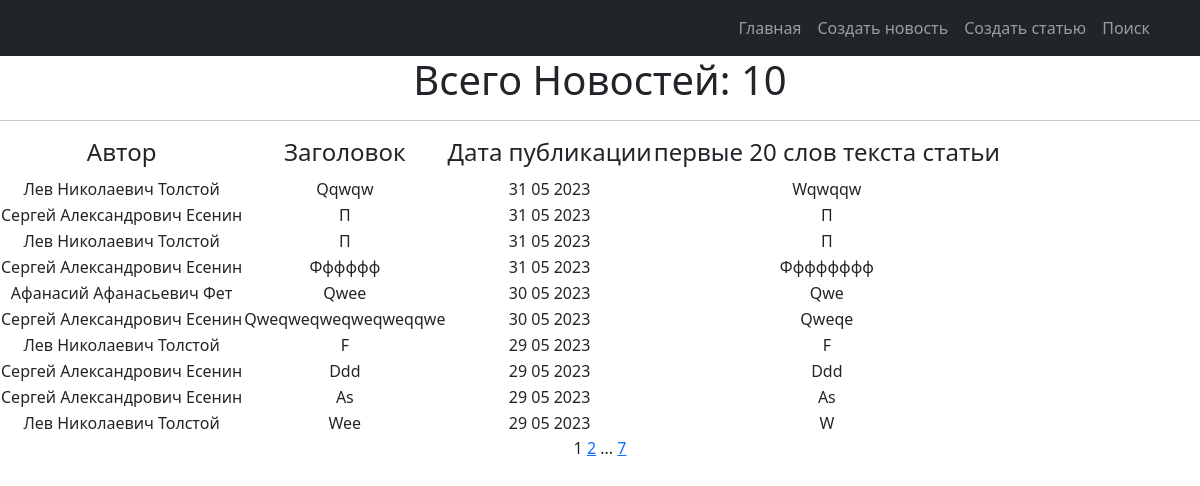
The page / on the database its author committed.
### news/models.py (models this page shows, shortened)
class Post(models.Model):
    objects = None
    article = 'AR'
    news = 'NE'
    POST = [
        (news, 'Новость'),
        (article, 'Статья')
    ]
    title = models.TextField(max_length=50)
    author = models.ForeignKey(Author, on_delete=models.CASCADE)
    time_in_comment = models.DateTimeField(default=django.utils.timezone.now)
    choice_title = models.CharField(max_length=2, choices=POST)
    post_text = models.TextField(max_length=500)
    posts = models.ManyToManyField('Category', through='PostCategory')
    rating_post = models.IntegerField(default=0)

class Author(models.Model):
    user_author = models.OneToOneField(User, on_delete=models.CASCADE)
    user_rating = models.IntegerField(default=0)

### news/views.py (the view)
# urls.py: path('', PostList.as_view(), name='post_list'),
class PostList(ListView):
    model = Post
    ordering = '-time_in_comment'
    template_name = 'news.html'
    context_object_name = 'posts'
    paginate_by = 10

### news/templatetags/censure.py (called while the page is built)
@register.filter()
def censor(word):
    def multiple_replace(texts, replace_value):
        for i, j in replace_value.items():
            texts = texts.lower().replace(i, j)
        return texts
    replace_values = {'модели': 'м*****',
                      'джигурда': 'д*******',
                      'однако': 'о*****',
                      'директор': 'д*******',
                      'повтор': 'п*****'
                      }
    word = multiple_replace(word, replace_values)
    return word.capitalize()

### news/templatetags/custom_tags.py (called while the page is built)
@register.simple_tag(takes_context=True)
def url_replace(context, **kwargs):
   d = context['request'].GET.copy()
   for k, v in kwargs.items():
       d[k] = v
   return d.urlencode()

### templates/news.html (shortened to what this page needs)
{% extends 'flatpages/default.html' %}
{% load custom_tags %}
{% block content %}
{% load censure %}
    <h1>Всего Новостей: {{ posts |length }} </h1>
    <hr>
    {% if posts %}
        <table >
            <tr>
                <td><h4>Автор</h4></td>
                <td><h4>Заголовок</h4></td>
                <td><h4>Дата публикации</h4></td>
                <td><h4>первые 20 слов текста статьи</h4></td>
            </tr>
            {% for news in posts %}
            <tr>
                <td>{{ news.author.user_author.first_name }}</td>
                <td>{{ news.title | censor }}</td>
                <td>{{ news.time_in_comment |date:'j m Y'  }}</td>
                <td>{{ news.post_text |truncatewords:20 | censor }}</td>
            </tr>
            {% endfor %}
        </table>
    {% else %}
        <h2>Товаров нет!</h2>
    {% endif %}
   {{ page_obj.number }}
   {% if page_obj.has_next %}
       <a href="?{% url_replace page=page_obj.next_page_number %}">{{ page_obj.next_page_number }}</a>
       {% if paginator.num_pages != page_obj.next_page_number %}
           ...
           <a href="?{% url_replace page=page_obj.paginator.num_pages %}">{{ page_obj.paginator.num_pages }}</a>
       {% endif %}
   {% endif %}
{% endblock content %}

### rows shown on the page
Post: author.user_author.first_name "Лев Николаевич Толстой", title|censor "Qqwqw", time_in_comment "31 05 2023", post_text|censor "Wqwqqw"
Post: author.user_author.first_name "Сергей Александрович Есенин", title|censor "П", time_in_comment "31 05 2023", post_text|censor "П"
Post: author.user_author.first_name "Лев Николаевич Толстой", title|censor "П", time_in_comment "31 05 2023", post_text|censor "П"
Post: author.user_author.first_name "Сергей Александрович Есенин", title|censor "Фффффф", time_in_comment "31 05 2023", post_text|censor "Фффффффф"
Post: author.user_author.first_name "Афанасий Афанасьевич Фет", title|censor "Qwee", time_in_comment "30 05 2023", post_text|censor "Qwe"
Post: author.user_author.first_name "Сергей Александрович Есенин", title|censor "Qweqweqweqweqweqqwe", time_in_comment "30 05 2023", post_text|censor "Qweqe"
Post: author.user_author.first_name "Лев Николаевич Толстой", title|censor "F", time_in_comment "29 05 2023", post_text|censor "F"
Post: author.user_author.first_name "Сергей Александрович Есенин", title|censor "Ddd", time_in_comment "29 05 2023", post_text|censor "Ddd"
Post: author.user_author.first_name "Сергей Александрович Есенин", title|censor "As", time_in_comment "29 05 2023", post_text|censor "As"
Post: author.user_author.first_name "Лев Николаевич Толстой", title|censor "Wee", time_in_comment "29 05 2023", post_text|censor "W"

### other values the page prints
{{ posts |length }} "10"
{{ page_obj.number }} "1"
{{ page_obj.next_page_number }} "2"
{{ page_obj.paginator.num_pages }} "7"
